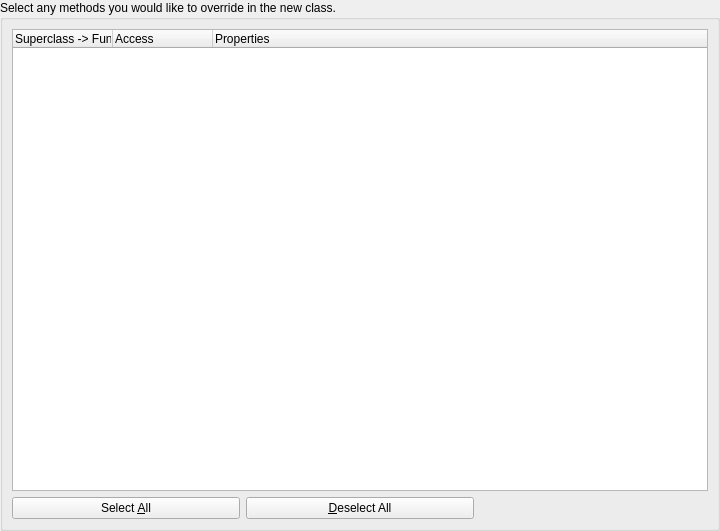
<?xml version="1.0" encoding="UTF-8"?>
<ui version="4.0">
 <class>OverridesDialog</class>
 <widget class="QWidget" name="OverridesDialog">
  <property name="geometry">
   <rect>
    <x>0</x>
    <y>0</y>
    <width>720</width>
    <height>531</height>
   </rect>
  </property>
  <layout class="QVBoxLayout" name="verticalLayout_2">
   <property name="margin">
    <number>0</number>
   </property>
   <item>
    <widget class="QGroupBox" name="groupBox">
     <property name="title">
      <string>Select any methods you would like to override in the new class.</string>
     </property>
     <layout class="QVBoxLayout" name="verticalLayout_3">
      <item>
       <widget class="QTreeWidget" name="overridesTree">
        <property name="rootIsDecorated">
         <bool>false</bool>
        </property>
        <property name="uniformRowHeights">
         <bool>false</bool>
        </property>
        <property name="itemsExpandable">
         <bool>false</bool>
        </property>
        <property name="allColumnsShowFocus">
         <bool>true</bool>
        </property>
        <property name="expandsOnDoubleClick">
         <bool>false</bool>
        </property>
        <column>
         <property name="text">
          <string>Superclass -&gt; Function</string>
         </property>
        </column>
        <column>
         <property name="text">
          <string>Access</string>
         </property>
        </column>
        <column>
         <property name="text">
          <string>Properties</string>
         </property>
        </column>
       </widget>
      </item>
      <item>
       <layout class="QHBoxLayout" name="horizontalLayout">
        <item>
         <widget class="QPushButton" name="selectAllPushButton">
          <property name="text">
           <string>Select &amp;All</string>
          </property>
         </widget>
        </item>
        <item>
         <widget class="QPushButton" name="deselectAllPushButton">
          <property name="text">
           <string>&amp;Deselect All</string>
          </property>
         </widget>
        </item>
        <item>
         <widget class="QWidget" name="extraFunctionWidget" native="true"/>
        </item>
       </layout>
      </item>
     </layout>
    </widget>
   </item>
  </layout>
 </widget>
 <resources/>
 <connections/>
</ui>
